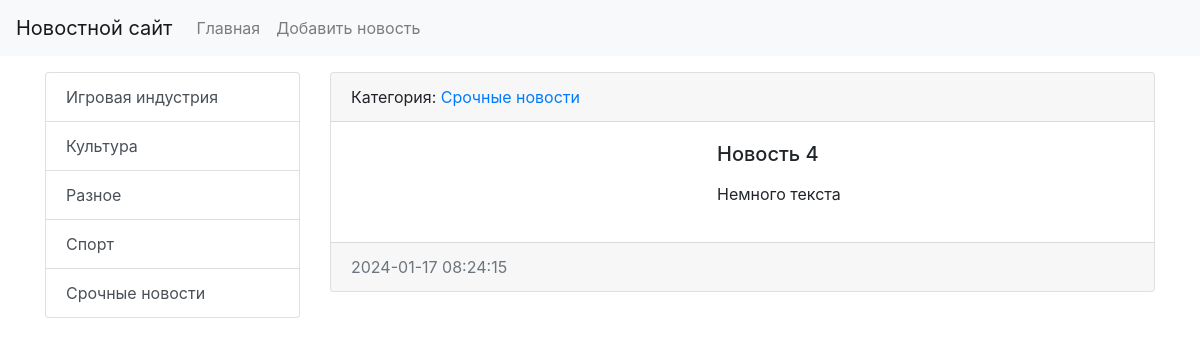
/news/12/, run on the app's committed database.
### news/models.py (models this page shows, shortened)
class Category(models.Model):
    title = models.CharField(max_length=150, db_index=True, verbose_name='Категория')
    def get_absolute_url(self):
        return reverse('category', kwargs={'category_id': self.pk})
    def __str__(self):
        return self.title
    class Meta:
        verbose_name = 'Категория'
        verbose_name_plural = 'Категории'
        ordering = ['title']

class News(models.Model):
    title = models.CharField(max_length=150, verbose_name='Наименование')
    content = models.TextField(blank=True, verbose_name='Контент')
    created_at = models.DateTimeField(auto_now_add=True, verbose_name='Дата публикации')
    updated_at = models.DateTimeField(auto_now=True, verbose_name='Обновлено')
    photo = models.ImageField(upload_to='photos/%Y/%m/%d/', blank=True, verbose_name='Фото')
    is_published = models.BooleanField(default=True, verbose_name='Опубликовано')
    category = models.ForeignKey('Category', on_delete=models.PROTECT, verbose_name='Категория')
    class Meta:
        verbose_name = 'Новость'
        verbose_name_plural = 'Новости'
        ordering = ['-created_at']

### news/views.py (the view)
# urls.py: path('news/<int:news_id>/', view_news, name='view_news'),
def view_news(request, news_id):
    news_item = get_object_or_404(News, pk=news_id)
    return render(request, 'news/view_news.html', {'news_item': news_item})

### news/templatetags/news_tags.py (called while the page is built)
@register.inclusion_tag('news/list_categories.html')
def show_categories(arg1='Hello', arg2='World'):
    categories = Category.objects.all()
    return {"categories": categories, "arg1": arg1, "arg2": arg2}

### news/templates/news/view_news.html (shortened to what this page needs)
{% extends 'base.html' %}
{% block sidebar %}
{% include 'inc/_sidebar.html' %}
{% endblock %}
{% block content %}
<div class="card mb-3">
    <div class="card-header">
        Категория: <a href="{{ news_item.category.get_absolute_url }}">{{ news_item.category }}</a>
    </div>
    <div class="card-body">
        <div class="media">
            <div class="media-body">
                <h5 class="card-title">{{ news_item.title }}</h5>
                <p class="card-text">{{ news_item.content|safe|linebreaks }}</p>
            </div>
        </div>
    </div>
    <div class="card-footer text-muted">
        {{ news_item.created_at|date:"Y-m-d H:i:s" }}
    </div>
</div>
{% endblock %}

### news/templates/news/list_categories.html
<div class="list-group">
    {% for item in categories %}
    <a href="{{ item.get_absolute_url }}" class="list-group-item list-group-item-action">{{ item.title }}</a>
    {% endfor %}
</div>

### data on the page
Category: title "Игровая индустрия"
Category: title "Культура"
Category: title "Разное"
Category: title "Спорт"
Category: title "Срочные новости"
News: category "Срочные новости", title "Новость 4", content "Немного текста", created_at "2024-01-17 08:24:15"
